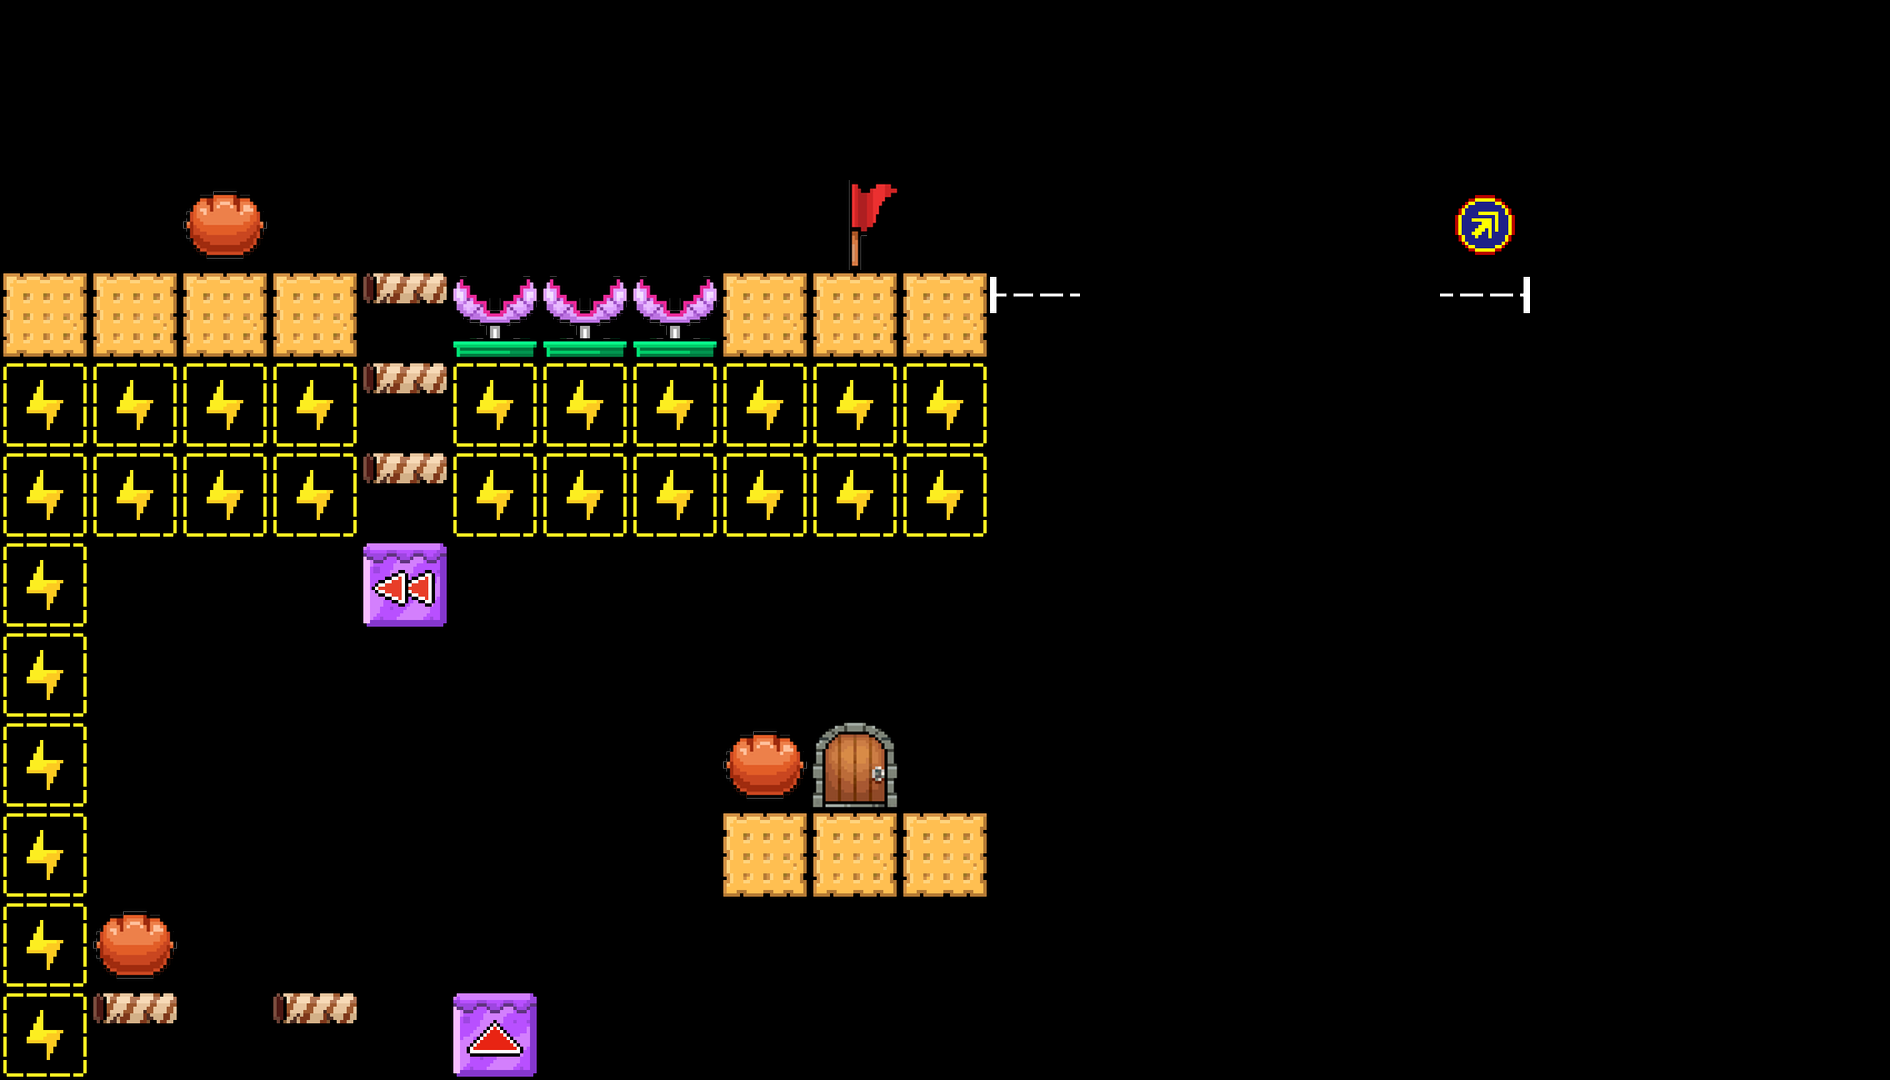

A level layout from a 2D game, rendered from its tile map. Below: a short description, then the map file with its tile-grid data intact:
An orthogonal 21x12 tile map with 90x90 px tiles, 1 tile layer (TileLayer).

<map version="1.5" tiledversion="1.7.2" orientation="orthogonal" renderorder="right-down" width="21" height="12" tilewidth="90" tileheight="90" infinite="0" nextlayerid="2" nextobjectid="1">
 <properties>
  <property name="block_move_width" value="2" />
 </properties>
 <tileset firstgid="1" source="tile_90.tsx" />
 <layer id="1" name="TileLayer" width="21" height="12">
  <data encoding="csv">
0,0,0,0,0,0,0,0,0,0,0,0,0,0,0,0,0,0,0,0,0,
0,0,0,0,0,0,0,0,0,0,0,0,0,0,0,0,0,0,0,0,0,
0,0,3,0,0,0,0,0,0,1,0,0,0,0,0,0,4,0,0,0,0,
7,7,7,7,11,15,15,15,7,7,7,24,0,0,0,0,25,0,0,0,0,
17,17,17,17,11,17,17,17,17,17,17,0,0,0,0,0,0,0,0,0,0,
17,17,17,17,11,17,17,17,17,17,17,0,0,0,0,0,0,0,0,0,0,
17,0,0,0,23,0,0,0,0,0,0,0,0,0,0,0,0,0,0,0,0,
17,0,0,0,0,0,0,0,0,0,0,0,0,0,0,0,0,0,0,0,0,
17,0,0,0,0,0,0,0,3,2,0,0,0,0,0,0,0,0,0,0,0,
17,0,0,0,0,0,0,0,7,7,7,0,0,0,0,0,0,0,0,0,0,
17,3,0,0,0,0,0,0,0,0,0,0,0,0,0,0,0,0,0,0,0,
17,11,0,11,0,19,0,0,0,0,0,0,0,0,0,0,0,0,0,0,0
</data>
 </layer>
</map>
